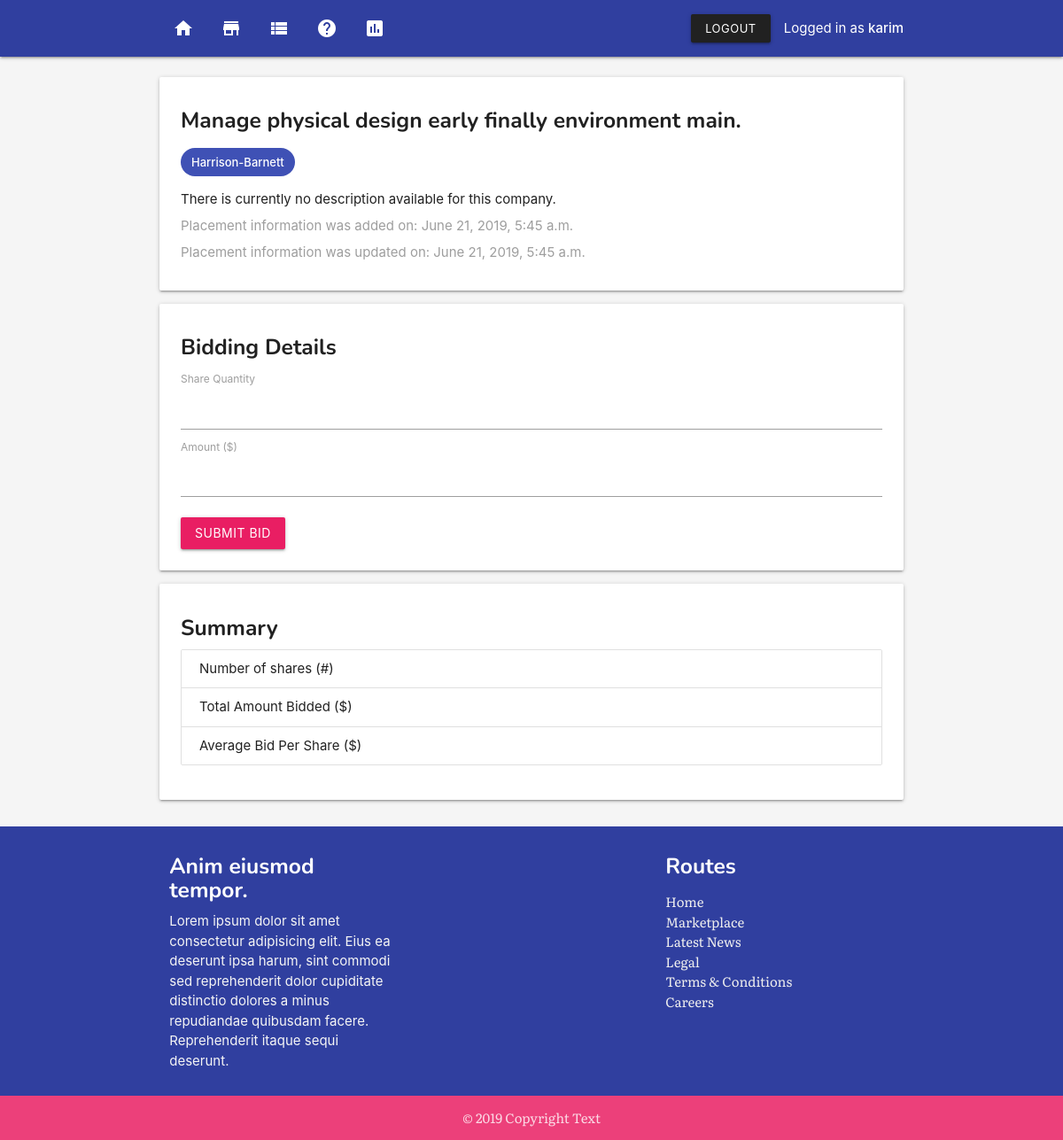
Page /marketplace/867b4e69-2fd1-4c58-b154-f56fdec4d8ad/ (signed in) on the committed database.
### app/models.py (models this page shows, shortened)
class Placement(models.Model):
    placement_title = models.CharField(max_length=255)
    placement_slug = models.SlugField()
    placement_company = models.ForeignKey(Company, on_delete=models.CASCADE)
    placement_created = models.DateTimeField(auto_now_add=True)
    placement_modified = models.DateTimeField(auto_now=True)

class Company(models.Model):
    company_name = models.CharField(max_length=255)
    company_address = models.CharField(max_length=255)
    company_description = models.TextField(default="There is currently no description available for this company.")
    company_created = models.DateTimeField(auto_now_add=True)
    company_modified = models.DateTimeField(auto_now=True)
    def __str__(self):
        return self.company_name

### app/views.py (the view, shortened to what this page needs)
# urls.py: path('marketplace/<placement_slug>/', views.placement_detail, name='placement-detail'),
@login_required
def placement_detail(request, placement_slug):
    user_last = User.objects.all().last()
    placement = get_object_or_404(Placement, placement_slug=placement_slug)
    context = {'placement': placement}
    return render(request, 'placement_detail.html', context)

### templates/placement_detail.html (shortened to what this page needs)
{% extends 'base.html' %}
{% block content %}
{% include 'nav.html' %}
<section class="section">
    <section class="container">
            <div class="card">
                    <div class="card-content">
                        <h5>{{ placement.placement_title }}</h5>
                        <p class="chip indigo white-text">{{ placement.placement_company }}</p>
                        <p>{{placement.placement_company.company_description}}</p>
                        <p class="grey-text">Placement information was added on: {{ placement.placement_created }}</p>
                        <p class="grey-text">Placement information was updated on: {{ placement.placement_modified }}</p>
                    </div>
                </div>
       <div class="card">
           <div class="card-content">
               <form action="" method="POST" class="form">
               <h5>Bidding Details</h5>
               <label for="">
                   Share Quantity
               </label>
               <input name="quantity" required id="quantity" type="number" min=1>
               <label for="">
                   Amount ($)
               </label>
               <input name="amount" required id="amount" type="number" min=1>
               <button type="submit" style="margin-top: 1rem;" class="btn pink waves-effect waves-light">Submit Bid</button>
            </form>
           </div>
       </div>
       <div class="card">
            <div class="card-content">
                <h5>Summary</h5>
                <ul class="collection">
                    <li class="collection-item">Number of shares (#)
                    </li>
                    <li class="collection-item">Total Amount Bidded ($)
                    </li>
                    <li class="collection-item">Average Bid Per Share ($)
                    </li>
                </ul>
            </div>
        </div>
    </section>
</section>
{% include 'footer.html' %}
{% endblock content %}

### templates/nav.html (shortened to what this page needs)
<nav>
<div class="nav-wrapper indigo darken-2">
    <div class="container">
    <ul class="left hide-on-med-and-down">
            <li><a href="{% url 'app:home' %}"><i class="material-icons">home</i></a></li>
        <li><a href="{% url 'app:placements' %}"><i class="material-icons">store</i></a></li>
        <li><a href="{% url 'app:bid-summary' %}"><i class="material-icons">view_list</i></a></li>
        <li><a href="{% url 'app:about' %}"><i class="material-icons">help</i></a></li>
        <li><a href="{% url 'app:dashboard' %}"><i class="material-icons">insert_chart</i></a></li>
    </ul>
    <ul class="right hide-on-med-and-down">
            {% if user.is_authenticated %}
            <li><a class="btn-small waves-effect waves-light grey darken-4" href="{% url 'app:logout' %}">Logout</a></li>
            <li>Logged in as <strong>{{ user.username }}</strong></li>
        {% endif %}
    </ul>
</div>
</div>
</nav>

### templates/base.html (style rules this page uses)
p { margin-top: 0.5rem !important; margin-bottom: 0.5rem!important; }
h1, h2, h3, h4, h5, h6 { margin-top: .5em !important; font-family: 'Nunito', sans-serif; font-weight: bold; }
body { display: flex; min-height: 100vh; flex-direction: column; }

### rows in the picture
Placement: placement_title "Manage physical design early finally environment main.", placement_company "Harrison-Barnett", placement_company.company_description "There is currently no description available for this company.", placement_created "June 21, 2019, 5:45 a.m.", placement_modified "June 21, 2019, 5:45 a.m."

### other values in the picture
{{ user.username }} "karim"
